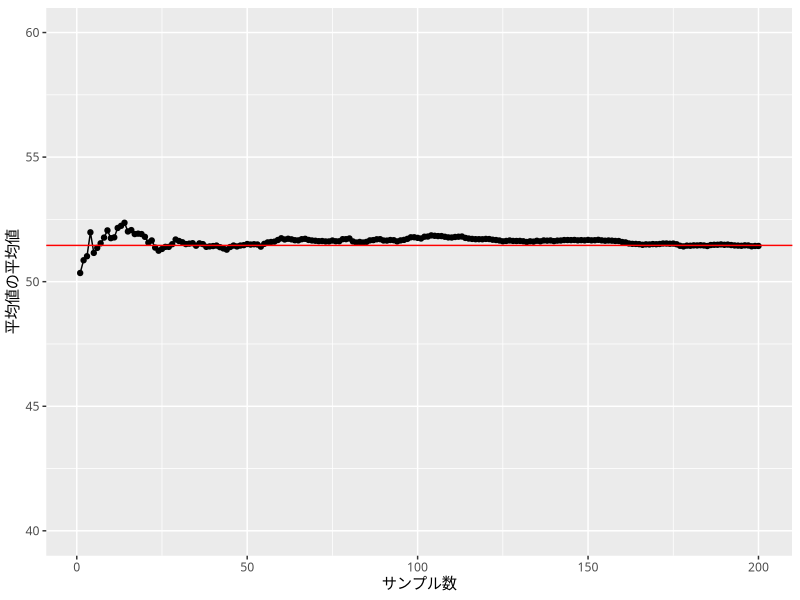
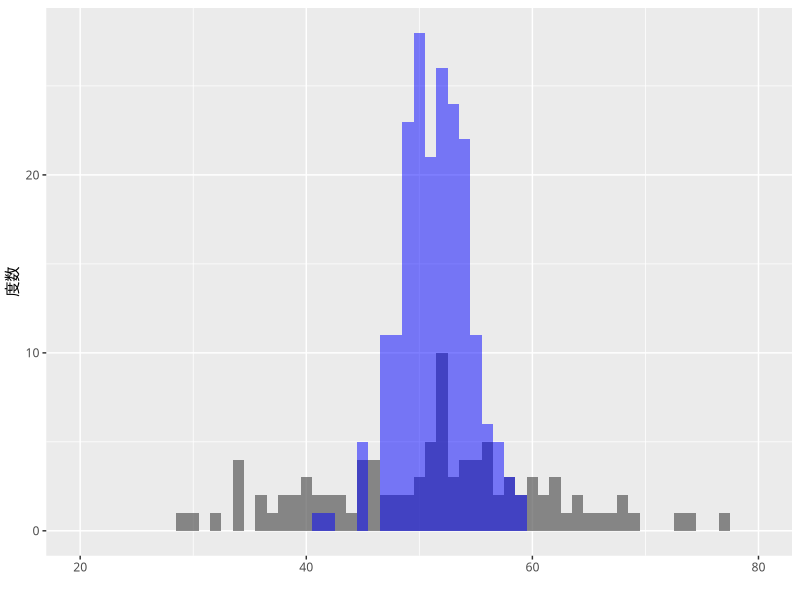
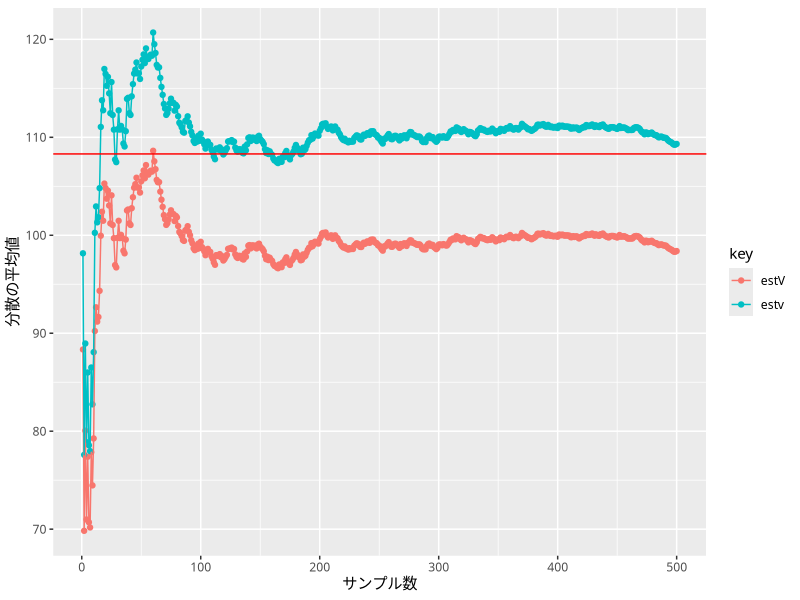

The R script that drew these images, in order:
rm(list=ls())
library(tidyverse)
old = theme_set(theme_gray(base_family = "HiraKakuProN-W3"))
# 推測統計学 -------------------------------------------------------------------

## 乱数の発生
set.seed(2018)
rnorm(10,mean=50,sd=10)

rnorm(100,mean=50,sd=10)



# 世界がもし100人の村だったら ---------------------------------------------------------

village <- rnorm(100,mean=50,sd=10)
### 母平均
mean(village)

### ランダムに10個抜き出す

S1 <- sample(village,size=10)
S1
mean(S1)

S2 <- sample(village,size=10)
S2
mean(S2)

S3 <- sample(village,size=10)
S3
mean(S3)

(mean(S1)+mean(S2)+mean(S3))/3



# 推測統計学の原理 ----------------------------------------------------------------

N <- 200
Sz <- 10

Sset <- c()
estM <- c()
for(i in 1:N){
  Sset <- c(Sset,mean(sample(village,Sz)))
  estM <- c(estM,mean(Sset))
}

data.frame(estM) %>% mutate(id=1:N) %>% 
  ggplot(aes(x=id,y=estM)) + geom_point() + geom_line() +
  ylim(40,60) + geom_hline(yintercept = mean(village),color='red') +
  xlab("サンプル数") + ylab("平均値の平均値")


# 標準誤差 --------------------------------------------------------------------

ggplot() + geom_histogram(aes(x=village),binwidth=1,alpha=0.7)+
  geom_histogram(aes(x=Sset),binwidth=1,alpha=0.5,fill='blue') +
  xlim(20,80) + xlab("") + ylab("度数")



# 分散の推定 -------------------------------------------------------------------


VAR <- function(x){
  return(sum((x-mean(x))^2)/length(x))
}

#### 母分散
VAR(village)

#### 標本分散
VAR(S1)

#### 不偏分散
var(S1)

## 分散の推定値
N <- 500
Sz <- 10

Vset <- c()
vset <- c()
estV <- c()
estv <- c()
for(i in 1:N){
  tmp <- sample(village,Sz)
  Vset <- c(Vset,VAR(tmp))
  vset <- c(vset,var(tmp))
  estV <- c(estV,mean(Vset))
  estv <- c(estv,mean(vset))
}

data.frame(estV,estv) %>% mutate(id=1:N) %>% 
  tidyr::gather(key,value,-id,factor_key = T) %>% 
  ggplot(aes(x=id,y=value,group=key,color=key)) + geom_point() + geom_line() +
  geom_hline(yintercept = VAR(village),color='red') +
  xlab("サンプル数") + ylab("分散の平均値")

